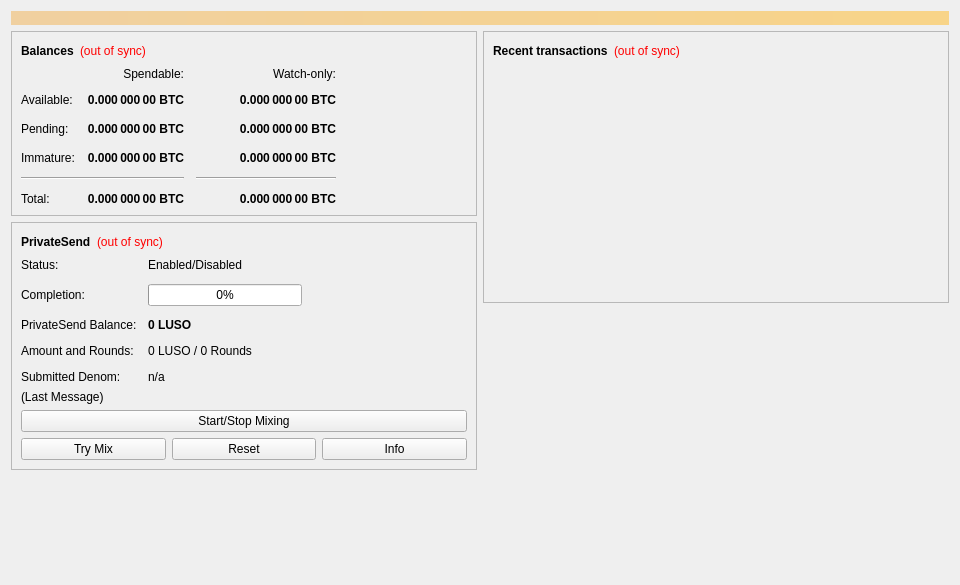
<?xml version="1.0" encoding="UTF-8"?>
<ui version="4.0">
 <class>OverviewPage</class>
 <widget class="QWidget" name="OverviewPage">
  <property name="geometry">
   <rect>
    <x>0</x>
    <y>0</y>
    <width>960</width>
    <height>585</height>
   </rect>
  </property>
  <property name="minimumSize">
   <size>
    <width>960</width>
    <height>0</height>
   </size>
  </property>
  <property name="windowTitle">
   <string>Form</string>
  </property>
  <layout class="QVBoxLayout" name="topLayout">
   <item>
    <widget class="QLabel" name="labelAlerts">
     <property name="visible">
      <bool>false</bool>
     </property>
     <property name="styleSheet">
      <string notr="true">QLabel { background-color: qlineargradient(x1: 0, y1: 0, x2: 1, y2: 0, stop:0 #F0D0A0, stop:1 #F8D488); color:#000000; }</string>
     </property>
     <property name="wordWrap">
      <bool>true</bool>
     </property>
     <property name="margin">
      <number>3</number>
     </property>
     <property name="textInteractionFlags">
      <set>Qt::TextSelectableByMouse</set>
     </property>
    </widget>
   </item>
   <item>
    <layout class="QHBoxLayout" name="horizontalLayout" stretch="1,1">
     <item>
      <layout class="QVBoxLayout" name="verticalLayout_2">
       <item>
        <widget class="QFrame" name="frame">
         <property name="frameShape">
          <enum>QFrame::StyledPanel</enum>
         </property>
         <property name="frameShadow">
          <enum>QFrame::Raised</enum>
         </property>
         <layout class="QVBoxLayout" name="verticalLayout_4">
          <item>
           <layout class="QHBoxLayout" name="horizontalLayout_4">
            <item>
             <widget class="QLabel" name="label_5">
              <property name="font">
               <font>
                <weight>75</weight>
                <bold>true</bold>
               </font>
              </property>
              <property name="text">
               <string>Balances</string>
              </property>
             </widget>
            </item>
            <item>
             <widget class="QLabel" name="labelWalletStatus">
              <property name="toolTip">
               <string>The displayed information may be out of date. Your wallet automatically synchronizes with the Luso network after a connection is established, but this process has not completed yet.</string>
              </property>
              <property name="styleSheet">
               <string notr="true">QLabel { color: red; }</string>
              </property>
              <property name="text">
               <string notr="true">(out of sync)</string>
              </property>
              <property name="alignment">
               <set>Qt::AlignLeading|Qt::AlignLeft|Qt::AlignVCenter</set>
              </property>
             </widget>
            </item>
            <item>
             <spacer name="horizontalSpacer_3">
              <property name="orientation">
               <enum>Qt::Horizontal</enum>
              </property>
              <property name="sizeHint" stdset="0">
               <size>
                <width>40</width>
                <height>20</height>
               </size>
              </property>
             </spacer>
            </item>
           </layout>
          </item>
          <item>
           <layout class="QGridLayout" name="gridLayout">
            <property name="spacing">
             <number>12</number>
            </property>
            <item row="2" column="2">
             <widget class="QLabel" name="labelWatchPending">
              <property name="font">
               <font>
                <weight>75</weight>
                <bold>true</bold>
               </font>
              </property>
              <property name="cursor">
               <cursorShape>IBeamCursor</cursorShape>
              </property>
              <property name="toolTip">
               <string>Unconfirmed transactions to watch-only addresses</string>
              </property>
              <property name="text">
               <string notr="true">0.000 000 00 BTC</string>
              </property>
              <property name="alignment">
               <set>Qt::AlignRight|Qt::AlignTrailing|Qt::AlignVCenter</set>
              </property>
              <property name="textInteractionFlags">
               <set>Qt::LinksAccessibleByMouse|Qt::TextSelectableByKeyboard|Qt::TextSelectableByMouse</set>
              </property>
             </widget>
            </item>
            <item row="2" column="1">
             <widget class="QLabel" name="labelUnconfirmed">
              <property name="font">
               <font>
                <weight>75</weight>
                <bold>true</bold>
               </font>
              </property>
              <property name="cursor">
               <cursorShape>IBeamCursor</cursorShape>
              </property>
              <property name="toolTip">
               <string>Total of transactions that have yet to be confirmed, and do not yet count toward the spendable balance</string>
              </property>
              <property name="text">
               <string notr="true">0.000 000 00 BTC</string>
              </property>
              <property name="alignment">
               <set>Qt::AlignRight|Qt::AlignTrailing|Qt::AlignVCenter</set>
              </property>
              <property name="textInteractionFlags">
               <set>Qt::LinksAccessibleByMouse|Qt::TextSelectableByKeyboard|Qt::TextSelectableByMouse</set>
              </property>
             </widget>
            </item>
            <item row="3" column="2">
             <widget class="QLabel" name="labelWatchImmature">
              <property name="font">
               <font>
                <weight>75</weight>
                <bold>true</bold>
               </font>
              </property>
              <property name="cursor">
               <cursorShape>IBeamCursor</cursorShape>
              </property>
              <property name="toolTip">
               <string>Mined balance in watch-only addresses that has not yet matured</string>
              </property>
              <property name="text">
               <string notr="true">0.000 000 00 BTC</string>
              </property>
              <property name="alignment">
               <set>Qt::AlignRight|Qt::AlignTrailing|Qt::AlignVCenter</set>
              </property>
              <property name="textInteractionFlags">
               <set>Qt::LinksAccessibleByMouse|Qt::TextSelectableByKeyboard|Qt::TextSelectableByMouse</set>
              </property>
             </widget>
            </item>
            <item row="4" column="0" colspan="2">
             <widget class="Line" name="lineSpendableBalance">
              <property name="orientation">
               <enum>Qt::Horizontal</enum>
              </property>
             </widget>
            </item>
            <item row="4" column="2">
             <widget class="Line" name="lineWatchBalance">
              <property name="sizePolicy">
               <sizepolicy hsizetype="Preferred" vsizetype="Fixed">
                <horstretch>0</horstretch>
                <verstretch>0</verstretch>
               </sizepolicy>
              </property>
              <property name="minimumSize">
               <size>
                <width>140</width>
                <height>0</height>
               </size>
              </property>
              <property name="orientation">
               <enum>Qt::Horizontal</enum>
              </property>
             </widget>
            </item>
            <item row="5" column="0">
             <widget class="QLabel" name="labelTotalText">
              <property name="text">
               <string>Total:</string>
              </property>
             </widget>
            </item>
            <item row="3" column="1">
             <widget class="QLabel" name="labelImmature">
              <property name="font">
               <font>
                <weight>75</weight>
                <bold>true</bold>
               </font>
              </property>
              <property name="cursor">
               <cursorShape>IBeamCursor</cursorShape>
              </property>
              <property name="toolTip">
               <string>Mined balance that has not yet matured</string>
              </property>
              <property name="text">
               <string notr="true">0.000 000 00 BTC</string>
              </property>
              <property name="alignment">
               <set>Qt::AlignRight|Qt::AlignTrailing|Qt::AlignVCenter</set>
              </property>
              <property name="textInteractionFlags">
               <set>Qt::LinksAccessibleByMouse|Qt::TextSelectableByKeyboard|Qt::TextSelectableByMouse</set>
              </property>
             </widget>
            </item>
            <item row="2" column="3">
             <spacer name="horizontalSpacer_2">
              <property name="orientation">
               <enum>Qt::Horizontal</enum>
              </property>
              <property name="sizeHint" stdset="0">
               <size>
                <width>40</width>
                <height>20</height>
               </size>
              </property>
             </spacer>
            </item>
            <item row="3" column="0">
             <widget class="QLabel" name="labelImmatureText">
              <property name="text">
               <string>Immature:</string>
              </property>
             </widget>
            </item>
            <item row="5" column="1">
             <widget class="QLabel" name="labelTotal">
              <property name="font">
               <font>
                <weight>75</weight>
                <bold>true</bold>
               </font>
              </property>
              <property name="cursor">
               <cursorShape>IBeamCursor</cursorShape>
              </property>
              <property name="toolTip">
               <string>Your current total balance</string>
              </property>
              <property name="text">
               <string notr="true">0.000 000 00 BTC</string>
              </property>
              <property name="alignment">
               <set>Qt::AlignRight|Qt::AlignTrailing|Qt::AlignVCenter</set>
              </property>
              <property name="textInteractionFlags">
               <set>Qt::LinksAccessibleByMouse|Qt::TextSelectableByKeyboard|Qt::TextSelectableByMouse</set>
              </property>
             </widget>
            </item>
            <item row="5" column="2">
             <widget class="QLabel" name="labelWatchTotal">
              <property name="font">
               <font>
                <weight>75</weight>
                <bold>true</bold>
               </font>
              </property>
              <property name="cursor">
               <cursorShape>IBeamCursor</cursorShape>
              </property>
              <property name="toolTip">
               <string>Current total balance in watch-only addresses</string>
              </property>
              <property name="text">
               <string notr="true">0.000 000 00 BTC</string>
              </property>
              <property name="alignment">
               <set>Qt::AlignRight|Qt::AlignTrailing|Qt::AlignVCenter</set>
              </property>
              <property name="textInteractionFlags">
               <set>Qt::LinksAccessibleByMouse|Qt::TextSelectableByKeyboard|Qt::TextSelectableByMouse</set>
              </property>
             </widget>
            </item>
            <item row="0" column="2">
             <widget class="QLabel" name="labelWatchonly">
              <property name="text">
               <string>Watch-only:</string>
              </property>
              <property name="alignment">
               <set>Qt::AlignRight|Qt::AlignTrailing|Qt::AlignVCenter</set>
              </property>
             </widget>
            </item>
            <item row="1" column="0">
             <widget class="QLabel" name="labelBalanceText">
              <property name="text">
               <string>Available:</string>
              </property>
             </widget>
            </item>
            <item row="1" column="1">
             <widget class="QLabel" name="labelBalance">
              <property name="font">
               <font>
                <weight>75</weight>
                <bold>true</bold>
               </font>
              </property>
              <property name="cursor">
               <cursorShape>IBeamCursor</cursorShape>
              </property>
              <property name="toolTip">
               <string>Your current spendable balance</string>
              </property>
              <property name="text">
               <string notr="true">0.000 000 00 BTC</string>
              </property>
              <property name="alignment">
               <set>Qt::AlignRight|Qt::AlignTrailing|Qt::AlignVCenter</set>
              </property>
              <property name="textInteractionFlags">
               <set>Qt::LinksAccessibleByMouse|Qt::TextSelectableByKeyboard|Qt::TextSelectableByMouse</set>
              </property>
             </widget>
            </item>
            <item row="1" column="2">
             <widget class="QLabel" name="labelWatchAvailable">
              <property name="font">
               <font>
                <weight>75</weight>
                <bold>true</bold>
               </font>
              </property>
              <property name="cursor">
               <cursorShape>IBeamCursor</cursorShape>
              </property>
              <property name="toolTip">
               <string>Your current balance in watch-only addresses</string>
              </property>
              <property name="text">
               <string notr="true">0.000 000 00 BTC</string>
              </property>
              <property name="alignment">
               <set>Qt::AlignRight|Qt::AlignTrailing|Qt::AlignVCenter</set>
              </property>
              <property name="textInteractionFlags">
               <set>Qt::LinksAccessibleByMouse|Qt::TextSelectableByKeyboard|Qt::TextSelectableByMouse</set>
              </property>
             </widget>
            </item>
            <item row="2" column="0">
             <widget class="QLabel" name="labelPendingText">
              <property name="text">
               <string>Pending:</string>
              </property>
             </widget>
            </item>
            <item row="0" column="1">
             <widget class="QLabel" name="labelSpendable">
              <property name="text">
               <string>Spendable:</string>
              </property>
              <property name="alignment">
               <set>Qt::AlignRight|Qt::AlignTrailing|Qt::AlignVCenter</set>
              </property>
             </widget>
            </item>
           </layout>
          </item>
         </layout>
        </widget>
       </item>
       <item>
        <widget class="QFrame" name="framePrivateSend">
         <property name="layoutDirection">
          <enum>Qt::LeftToRight</enum>
         </property>
         <property name="frameShape">
          <enum>QFrame::StyledPanel</enum>
         </property>
         <property name="frameShadow">
          <enum>QFrame::Raised</enum>
         </property>
         <layout class="QVBoxLayout" name="VerticalLayout_PS1">
          <item>
           <layout class="QHBoxLayout" name="horizontalLayout_5">
            <item>
             <widget class="QLabel" name="labelPrivateSendHeader">
              <property name="font">
               <font>
                <weight>75</weight>
                <bold>true</bold>
               </font>
              </property>
              <property name="text">
               <string>PrivateSend</string>
              </property>
             </widget>
            </item>
            <item>
             <widget class="QLabel" name="labelPrivateSendSyncStatus">
              <property name="toolTip">
               <string>The displayed information may be out of date. Your wallet automatically synchronizes with the Luso network after a connection is established, but this process has not completed yet.</string>
              </property>
              <property name="styleSheet">
               <string notr="true">QLabel { color: red; }</string>
              </property>
              <property name="text">
               <string notr="true">(out of sync)</string>
              </property>
              <property name="alignment">
               <set>Qt::AlignLeading|Qt::AlignLeft|Qt::AlignVCenter</set>
              </property>
             </widget>
            </item>
            <item>
             <spacer name="horizontalSpacer_4">
              <property name="orientation">
               <enum>Qt::Horizontal</enum>
              </property>
              <property name="sizeHint" stdset="0">
               <size>
                <width>40</width>
                <height>20</height>
               </size>
              </property>
             </spacer>
            </item>
           </layout>
          </item>
          <item>
           <layout class="QFormLayout" name="privateSendFormLayout">
            <property name="fieldGrowthPolicy">
             <enum>QFormLayout::AllNonFixedFieldsGrow</enum>
            </property>
            <property name="horizontalSpacing">
             <number>11</number>
            </property>
            <property name="verticalSpacing">
             <number>12</number>
            </property>
            <item row="0" column="0">
             <widget class="QLabel" name="labelPrivateSendEnabledText">
              <property name="text">
               <string>Status:</string>
              </property>
             </widget>
            </item>
            <item row="0" column="1">
             <widget class="QLabel" name="labelPrivateSendEnabled">
              <property name="text">
               <string>Enabled/Disabled</string>
              </property>
             </widget>
            </item>
            <item row="1" column="0">
             <widget class="QLabel" name="labelCompletitionText">
              <property name="text">
               <string>Completion:</string>
              </property>
             </widget>
            </item>
            <item row="1" column="1">
             <widget class="QProgressBar" name="privateSendProgress">
              <property name="maximumSize">
               <size>
                <width>154</width>
                <height>16777215</height>
               </size>
              </property>
              <property name="value">
               <number>0</number>
              </property>
             </widget>
            </item>
            <item row="2" column="0">
             <widget class="QLabel" name="labelAnonymizedText">
              <property name="text">
               <string>PrivateSend Balance:</string>
              </property>
             </widget>
            </item>
            <item row="2" column="1">
             <widget class="QLabel" name="labelAnonymized">
              <property name="font">
               <font>
                <weight>75</weight>
                <bold>true</bold>
               </font>
              </property>
              <property name="text">
               <string notr="true">0 LUSO</string>
              </property>
             </widget>
            </item>
            <item row="3" column="0">
             <widget class="QLabel" name="labelAmountAndRoundsText">
              <property name="text">
               <string>Amount and Rounds:</string>
              </property>
             </widget>
            </item>
            <item row="3" column="1">
             <widget class="QLabel" name="labelAmountRounds">
              <property name="text">
               <string>0 LUSO / 0 Rounds</string>
              </property>
             </widget>
            </item>
            <item row="4" column="0">
             <widget class="QLabel" name="labelSubmittedDenomText">
              <property name="text">
               <string>Submitted Denom:</string>
              </property>
             </widget>
            </item>
            <item row="4" column="1">
             <widget class="QLabel" name="labelSubmittedDenom">
              <property name="toolTip">
               <string>The denominations you submitted to the Masternode.&lt;br&gt;To mix, other users must submit the exact same denominations.</string>
              </property>
              <property name="text">
               <string>n/a</string>
              </property>
             </widget>
            </item>
           </layout>
          </item>
          <item>
           <layout class="QVBoxLayout" name="VerticalLayout_PS">
            <item>
             <widget class="QLabel" name="labelPrivateSendLastMessage">
              <property name="text">
               <string>(Last Message)</string>
              </property>
              <property name="alignment">
               <set>Qt::AlignLeading|Qt::AlignLeft|Qt::AlignTop</set>
              </property>
              <property name="wordWrap">
               <bool>true</bool>
              </property>
             </widget>
            </item>
            <item>
             <widget class="QPushButton" name="togglePrivateSend">
              <property name="sizePolicy">
               <sizepolicy hsizetype="MinimumExpanding" vsizetype="Fixed">
                <horstretch>0</horstretch>
                <verstretch>0</verstretch>
               </sizepolicy>
              </property>
              <property name="text">
               <string>Start/Stop Mixing</string>
              </property>
             </widget>
            </item>
            <item>
             <layout class="QHBoxLayout" name="horizontalLayout_debugbuttons">
              <item>
               <widget class="QPushButton" name="privateSendAuto">
                <property name="sizePolicy">
                 <sizepolicy hsizetype="MinimumExpanding" vsizetype="Fixed">
                  <horstretch>0</horstretch>
                  <verstretch>0</verstretch>
                 </sizepolicy>
                </property>
                <property name="toolTip">
                 <string>Try to manually submit a PrivateSend request.</string>
                </property>
                <property name="text">
                 <string>Try Mix</string>
                </property>
               </widget>
              </item>
              <item>
               <widget class="QPushButton" name="privateSendReset">
                <property name="sizePolicy">
                 <sizepolicy hsizetype="MinimumExpanding" vsizetype="Fixed">
                  <horstretch>0</horstretch>
                  <verstretch>0</verstretch>
                 </sizepolicy>
                </property>
                <property name="toolTip">
                 <string>Reset the current status of PrivateSend (can interrupt PrivateSend if it's in the process of Mixing, which can cost you money!)</string>
                </property>
                <property name="autoFillBackground">
                 <bool>false</bool>
                </property>
                <property name="text">
                 <string>Reset</string>
                </property>
               </widget>
              </item>
              <item>
               <widget class="QPushButton" name="privateSendInfo">
                <property name="sizePolicy">
                 <sizepolicy hsizetype="MinimumExpanding" vsizetype="Fixed">
                  <horstretch>0</horstretch>
                  <verstretch>0</verstretch>
                 </sizepolicy>
                </property>
                <property name="toolTip">
                 <string>Information about PrivateSend and Mixing</string>
                </property>
                <property name="text">
                 <string>Info</string>
                </property>
               </widget>
              </item>
             </layout>
            </item>
           </layout>
          </item>
         </layout>
        </widget>
       </item>
       <item>
        <spacer name="verticalSpacer">
         <property name="orientation">
          <enum>Qt::Vertical</enum>
         </property>
         <property name="sizeHint" stdset="0">
          <size>
           <width>20</width>
           <height>40</height>
          </size>
         </property>
        </spacer>
       </item>
      </layout>
     </item>
     <item>
      <layout class="QVBoxLayout" name="verticalLayout_3">
       <item>
        <widget class="QFrame" name="frame_2">
         <property name="frameShape">
          <enum>QFrame::StyledPanel</enum>
         </property>
         <property name="frameShadow">
          <enum>QFrame::Raised</enum>
         </property>
         <layout class="QVBoxLayout" name="verticalLayout">
          <item>
           <layout class="QHBoxLayout" name="horizontalLayout_2">
            <item>
             <widget class="QLabel" name="label_4">
              <property name="font">
               <font>
                <weight>75</weight>
                <bold>true</bold>
               </font>
              </property>
              <property name="text">
               <string>Recent transactions</string>
              </property>
             </widget>
            </item>
            <item>
             <widget class="QLabel" name="labelTransactionsStatus">
              <property name="toolTip">
               <string>The displayed information may be out of date. Your wallet automatically synchronizes with the Luso network after a connection is established, but this process has not completed yet.</string>
              </property>
              <property name="styleSheet">
               <string notr="true">QLabel { color: red; }</string>
              </property>
              <property name="text">
               <string notr="true">(out of sync)</string>
              </property>
              <property name="alignment">
               <set>Qt::AlignLeading|Qt::AlignLeft|Qt::AlignVCenter</set>
              </property>
             </widget>
            </item>
            <item>
             <spacer name="horizontalSpacer">
              <property name="orientation">
               <enum>Qt::Horizontal</enum>
              </property>
              <property name="sizeHint" stdset="0">
               <size>
                <width>40</width>
                <height>20</height>
               </size>
              </property>
             </spacer>
            </item>
           </layout>
          </item>
          <item>
           <widget class="QListView" name="listTransactions">
            <property name="styleSheet">
             <string notr="true">QListView { background: transparent; }</string>
            </property>
            <property name="frameShape">
             <enum>QFrame::NoFrame</enum>
            </property>
            <property name="verticalScrollBarPolicy">
             <enum>Qt::ScrollBarAlwaysOff</enum>
            </property>
            <property name="horizontalScrollBarPolicy">
             <enum>Qt::ScrollBarAlwaysOff</enum>
            </property>
            <property name="selectionMode">
             <enum>QAbstractItemView::NoSelection</enum>
            </property>
           </widget>
          </item>
         </layout>
        </widget>
       </item>
       <item>
        <spacer name="verticalSpacer_2">
         <property name="orientation">
          <enum>Qt::Vertical</enum>
         </property>
         <property name="sizeHint" stdset="0">
          <size>
           <width>20</width>
           <height>40</height>
          </size>
         </property>
        </spacer>
       </item>
      </layout>
     </item>
    </layout>
   </item>
  </layout>
 </widget>
 <resources/>
 <connections/>
</ui>
